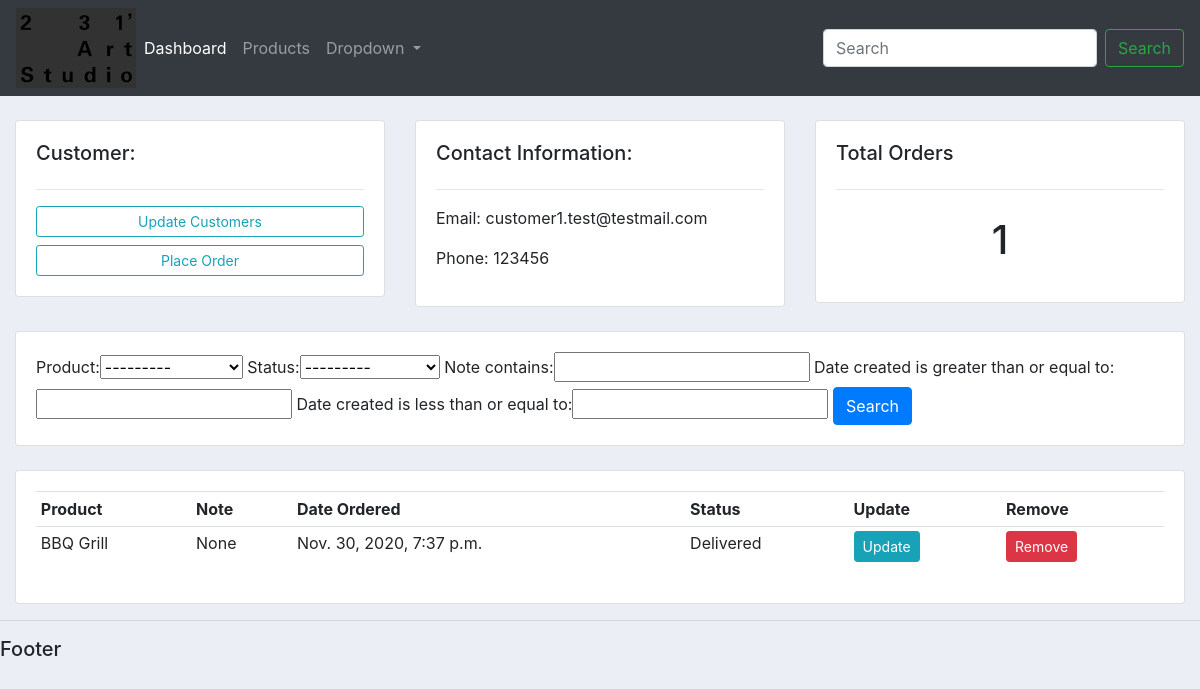
The app's page /customer/1/ with its own data.
### accounts/models.py (models this page shows, shortened)
class Customer(models.Model):
	name = models.CharField(max_length=200, null=True)
	phone = models.CharField(max_length=200, null=True)
	email = models.CharField(max_length=200, null=True)
	date_created = models.DateTimeField(auto_now_add=True, null=True)

class Order(models.Model):
	STATUS = (
		("Pending", "Pending"),
		("Out for delivery", "Out for delivery"),
		("Delivered", "Delivered"),
		)
	customer = models.ForeignKey(Customer, null=True, on_delete=models.SET_NULL)
	product = models.ForeignKey(Product, null=True, on_delete=models.SET_NULL)
	date_created = models.DateTimeField(auto_now_add=True, null=True)
	status = models.CharField(max_length=200, null=True, choices=STATUS)
	note = models.CharField(max_length=200, null=True)

class Product(models.Model):
	CATEGORY = (
		('Indoor', 'Indoor'),
		('OutDoor', 'OutDoor'),
		)
	name = models.CharField(max_length=200, null=True)
	price = models.FloatField(null=True)
	category = models.CharField(max_length=200, null=True, choices=CATEGORY)
	description = models.CharField(max_length=200, null=True, blank = True)
	date_created = models.DateTimeField(auto_now_add=True, null=True)
	tags = models.ManyToManyField(Tag)
	def __str__(self):
		return self.name

### accounts/views.py (the view)
# urls.py: path('customer/<str:pk_test>/', views.customer, name="customer"),
def customer(request, pk_test):
	customer = Customer.objects.get(id=pk_test)
	orders = customer.order_set.all()
	order_count = orders.count()
	myFilter = OrderFilter(request.GET, queryset=orders)
	orders = myFilter.qs
	context = {'customer':customer, 'orders':orders, 'order_count': order_count, 'myFilter':myFilter}
	return render(request, "accounts/customer.html", context)

### accounts/templates/accounts/customer.html
{% extends 'accounts/main.html' %}
{% block content %}
<br>
<div class="row">
	<div class="col-md">
		<div class="card card-body">
			<h5>Customer:</h5>
			<hr>
			<a class="btn btn-outline-info btn-sm btn-block" href="">Update Customers</a>
			<a class="btn btn-outline-info btn-sm btn-block" href="{% url 'create_order' customer.id %}">Place Order</a>
		</div>
	</div>
	<div class="col-md">
		<div class="card card-body">
			<h5>Contact Information:</h5>
			<hr>
			<p>Email: {{customer.email}}</p>
			<p>Phone: {{customer.phone}}</p>
		</div>
	</div>
	<div class="col-md">
		<div class="card card-body">
			<h5>Total Orders</h5>
			<hr>
			<h1 style="text-align: center; padding:10px">{{order_count}}</h1>
		</div>
	</div>
</div>
<br>
<div class="row">
	<div class="col">
		<div class="card card-body">
			<form method='get'>
				{{myFilter.form}}
				<button class="btn btn-primary" type="submit">Search</button>
			</form>
		</div>
	</div>
</div>
<br>
<div class="row">
	<div class="col-md">
		<div class="card card-body">
			<table class="table table-sm">
				<tr>
					<th>Product</th>
					<th>Note</th>
					<th>Date Ordered</th>
					<th>Status</th>
					<th>Update</th>
					<th>Remove</th>
				</tr>
				{% for order in orders %}
				<tr>
					<td>{{order.product}}</td>
					<td>{{order.note}}</td>
					<td>{{order.date_created}}</td>
					<td>{{order.status}}</td>
					<td><a class="btn btn-sm btn-info" href="{% url 'update_order' order.id %}">Update</a></td>
					<td><a class="btn btn-sm btn-danger" href="{% url 'delete_order' order.id %} ">Remove</a></td>
				</tr>
				{% endfor %}
			</table>
		</div>
	</div>
</div>
{% endblock %}

### static/css_files/main.css (style rules this page uses)
body { background-color: #ebeff5; }

### records on screen
Customer: email "customer1.test@testmail.com", phone "123456"
Order: product "BBQ Grill", note "None", date_created "Nov. 30, 2020, 7:37 p.m.", status "Delivered"

### other values on screen
{{ order_count }} "1"
